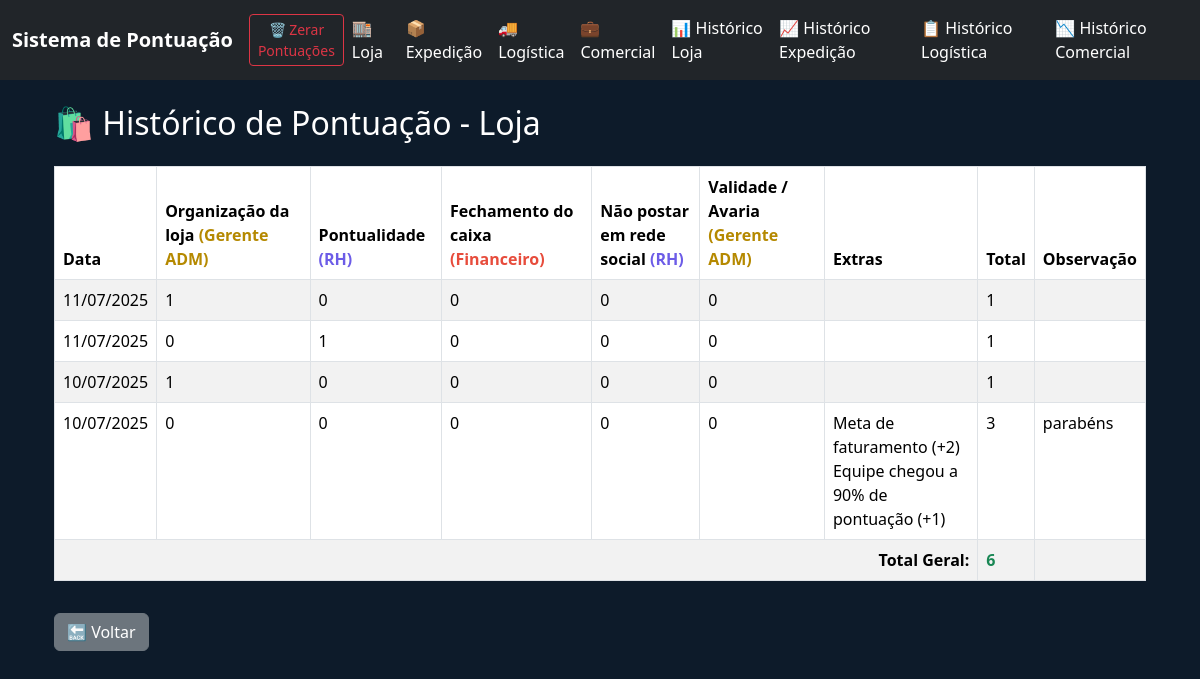
The app's page /historico_loja, older data.
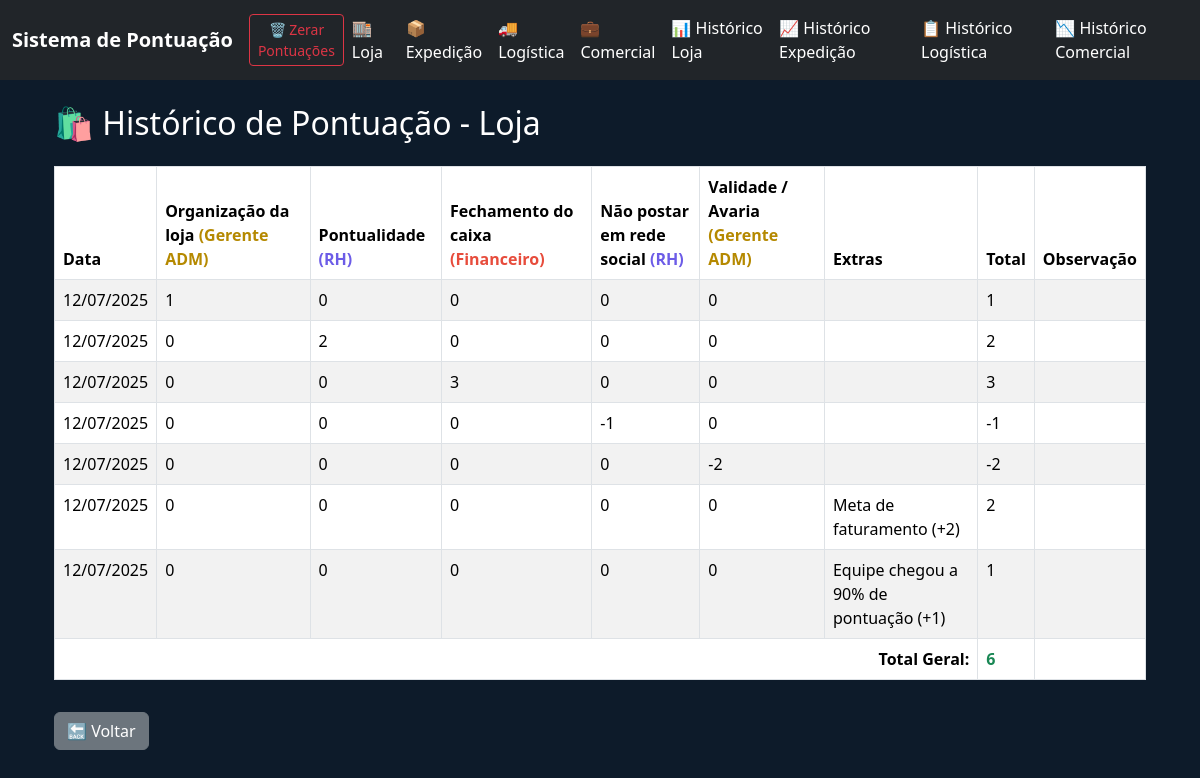
The same page, newer data.
### tables this page shows
CREATE TABLE loja (
        id INTEGER PRIMARY KEY AUTOINCREMENT,
        data TEXT,
        A INTEGER,
        B INTEGER,
        C INTEGER,
        D INTEGER,
        E INTEGER,
        extras TEXT,
        observacao TEXT,
        total INTEGER
    );

### app.py (the view)
@app.route('/historico_loja')
def historico_loja():
    conn = sqlite3.connect('pontos.db')
    c = conn.cursor()
    c.execute('SELECT data, A, B, C, D, E, extras, observacao, total FROM loja ORDER BY data DESC')
    registros = c.fetchall()
    conn.close()
    total_geral = sum([r[8] for r in registros]) if registros else 0  # índice 8 = campo 'total'
    media = round(total_geral / len(registros), 1) if registros else 0
    return render_template('historico_loja.html', registros=registros, total_geral=total_geral, media=media)

### app.py (called while the page is built)
@app.template_filter('datetimeformat')
def datetimeformat(value):
    try:
        return datetime.strptime(value, "%Y-%m-%d").strftime("%d/%m/%Y")
    except:
        return value

### templates/historico_loja.html (shortened to what this page needs)
{% extends 'base.html' %}
{% block content %}
<div class="container mt-4">
  <h2 class="mb-4">🛍️ Histórico de Pontuação - Loja</h2>
  <table class="table table-bordered table-striped">
    <thead>
      <tr>
        <th>Data</th>
        <th>Organização da loja <span class="setor-gerente">(Gerente ADM)</span></th>
        <th>Pontualidade <span class="setor-rh">(RH)</span></th>
        <th>Fechamento do caixa <span class="setor-financeiro">(Financeiro)</span></th>
        <th>Não postar em rede social <span class="setor-rh">(RH)</span></th>
        <th>Validade / Avaria <span class="setor-gerente">(Gerente ADM)</span></th>
        <th>Extras</th>
        <th>Total</th>
        <th>Observação</th>
      </tr>
    </thead>
    <tbody>
      {% for r in registros %}
      <tr>
        <td>{{ r[0]|datetimeformat }}</td>
        <td>{{ r[1] }}</td>
        <td>{{ r[2] }}</td>
        <td>{{ r[3] }}</td>
        <td>{{ r[4] }}</td>
        <td>{{ r[5] }}</td>
        <td>
          {% set extras = r[6] %}
          {% if 'meta' in extras %}Meta de faturamento (+2)<br>{% endif %}
          {% if 'equipe90' in extras %}Equipe chegou a 90% de pontuação (+1){% endif %}
        </td>
        <td>{{ r[8] }}</td>
        <td>{{ r[7] }}</td>
      </tr>
      {% endfor %}
      <tr>
        <td colspan="7" class="text-end fw-bold">Total Geral:</td>
        <td class="fw-bold {% if total_geral >= 0 %}text-success{% else %}text-danger{% endif %}">
          {{ total_geral }}
        </td>
        <td></td>
      </tr>
    </tbody>
  </table>
  <a href="/" class="btn btn-secondary mt-3">🔙 Voltar</a>
</div>
{% endblock %}

Row changes from the older to the newer data that the page shows:
removed loja: data "11/07/2025", A "1", B "0", C "0", D "0", E "0", total "1"
removed loja: data "11/07/2025", A "0", B "1", C "0", D "0", E "0", total "1"
removed loja: data "10/07/2025", A "1", B "0", C "0", D "0", E "0", total "1"
removed loja: data "10/07/2025", A "0", B "0", C "0", D "0", E "0", extras "Meta de faturamento (+2)", total "3", observacao "parabéns"
added loja: data "12/07/2025", A "1", B "0", C "0", D "0", E "0", total "1"
added loja: data "12/07/2025", A "0", B "2", C "0", D "0", E "0", total "2"
added loja: data "12/07/2025", A "0", B "0", C "3", D "0", E "0", total "3"
added loja: data "12/07/2025", A "0", B "0", C "0", D "-1", E "0", total "-1"
added loja: data "12/07/2025", A "0", B "0", C "0", D "0", E "-2", total "-2"
added loja: data "12/07/2025", A "0", B "0", C "0", D "0", E "0", extras "Meta de faturamento (+2)", total "2"
added loja: data "12/07/2025", A "0", B "0", C "0", D "0", E "0", extras "Equipe chegou a 90% de pontuação (+1)", total "1"
